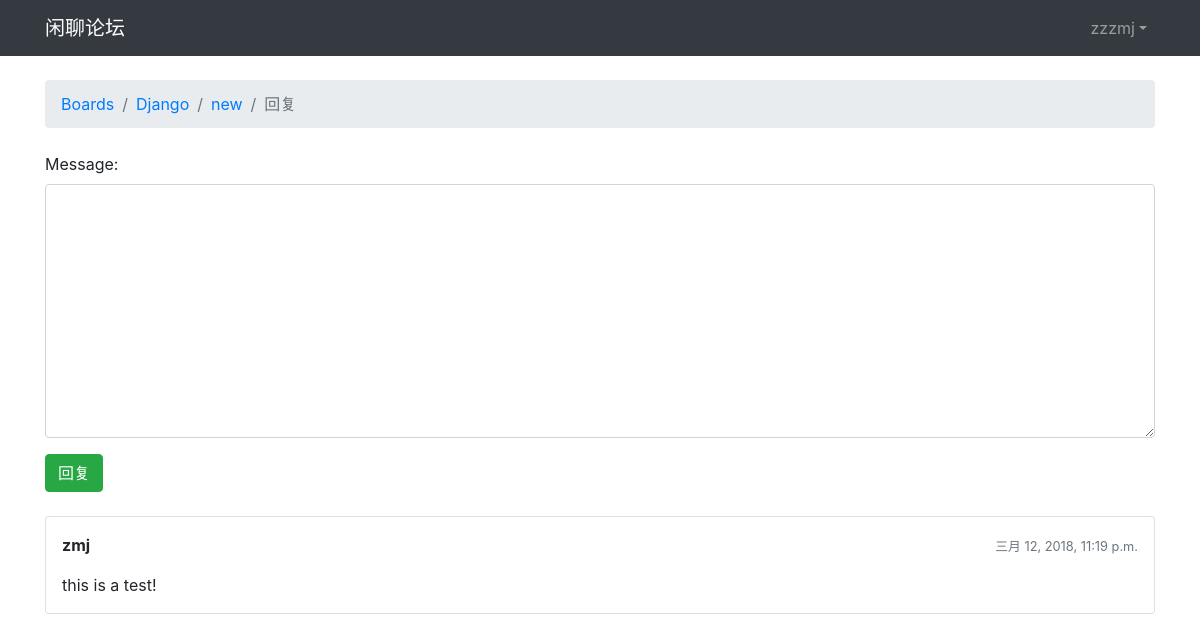
Page /boards/1/topics/2/reply/ (signed in) on the earlier database version.
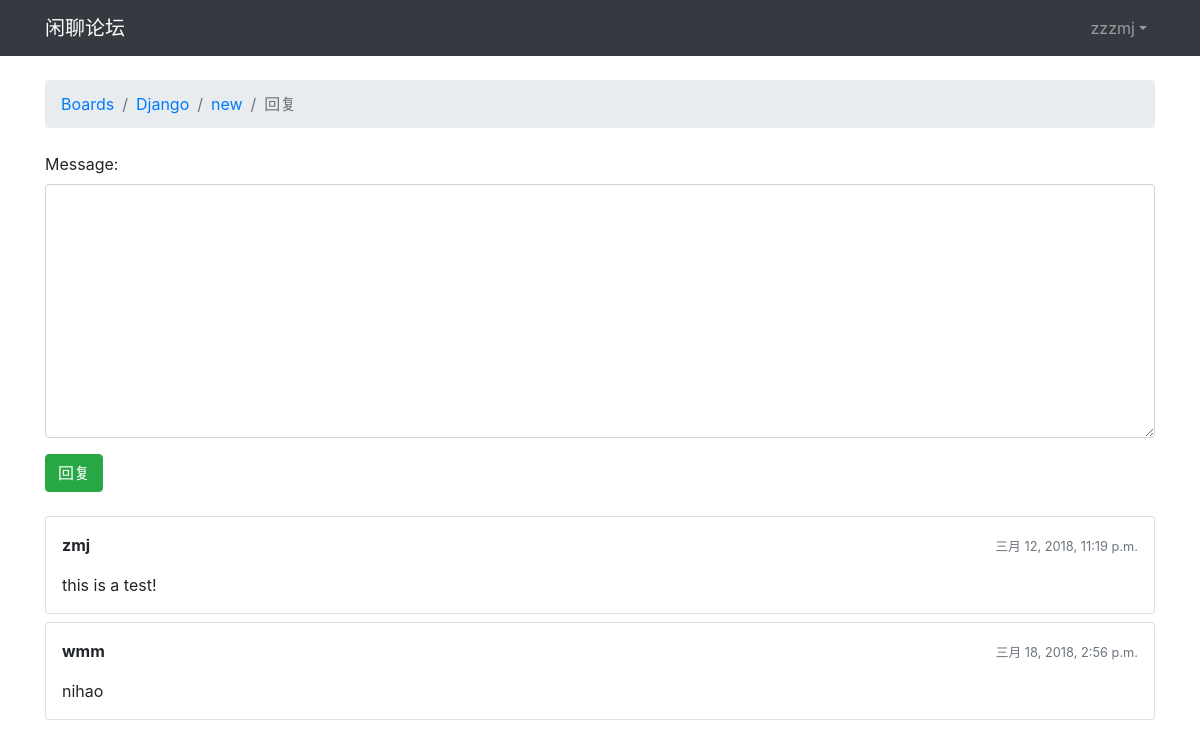
Same page on the later database version.
### Board/models.py (models this page shows, shortened)
class Post(models.Model):
    message = models.TextField()
    created_at = models.DateTimeField(auto_now_add=True)
    updated_at = models.DateTimeField(null=True)
    topic = models.ForeignKey(Topic, related_name='posts',on_delete=models.CASCADE)
    created_by = models.ForeignKey(User, related_name='posts', on_delete=models.CASCADE)
    updated_by = models.ForeignKey(User, null=True, related_name='+', on_delete=models.CASCADE)

### Board/views.py (the view, shortened to what this page needs)
# urls.py: path('boards/<int:pk>/topics/<int:topic_pk>/reply/', views.reply_topic, name='reply_topic')
@login_required
def reply_topic(req, pk, topic_pk):
    topic = get_object_or_404(Topic, board__pk=pk, pk=topic_pk)
    form = PostForm()
    return render(req, 'reply_topic.html', {'topic': topic, 'form': form})

### Board/forms.py
class PostForm(forms.ModelForm):
    class Meta:
        model = Post
        fields = ['message', ]

### Board/templatetags/form_tags.py (called while the page is built)
@register.filter
def input_class(bound_field):
    css_class = ''
    if bound_field.form.is_bound:
        if bound_field.errors:
            css_class = 'is-invalid'
        elif field_type(bound_field) != 'PasswordInput':
            css_class = 'is-valid'
    return 'form-control {0}'.format(css_class)  # 需要去文件中将返回值加str

### templates/reply_topic.html (shortened to what this page needs)
{% extends 'base.html' %}
{% block breadcrumb %}
    <li class="breadcrumb-item"><a href="{% url 'home' %}">Boards</a></li>
    <li class="breadcrumb-item"><a href="{% url 'board_topics' topic.board.pk %}">{{ topic.board.name }}</a></li>
    <li class="breadcrumb-item"><a href="{% url 'topic_posts' topic.board.pk topic.pk %}">{{ topic.subject }}</a></li>
    <li class="breadcrumb-item active">回复</li>
{% endblock %}
{% block content %}
    <form method="post" class="mb-4">
        {% include 'includes/form.html' %}
        <input type="submit" value="回复" class="btn btn-success">
    </form>
    {% for post in topic.posts.all %}
        <div class="card mb-2">
            <div class="card-body p-3">
                <div class="row mb-3">
                    <div class="col-6">
                        <strong class="test-muted">{{ post.created_by.username }}</strong>
                    </div>
                    <div class="col-6 text-right">
                        <small class="text-muted">{{ post.created_at }}</small>
                    </div>
                </div>
                {{ post.message }}
            </div>
        </div>
    {% endfor %}
{% endblock %}

Differences in the rows shown:
added Post: created_by.username "wmm", created_at "三月 18, 2018, 2:56 p.m.", message "nihao"
